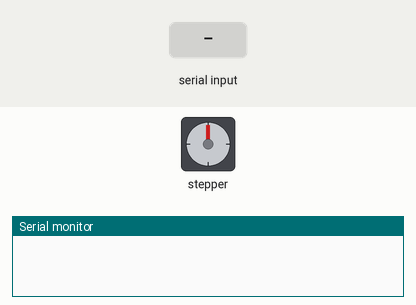
Recording of a sketch running on a simulated Arduino Uno, built with avr-gcc and run on an emulated ATmega328P. Parts: stepper motor, the last lines printed to the serial monitor. The inputs (shaded band) are chosen by the test bench. Stepper angles assume 200 steps per turn.

Above: at 1.3 s.
1.4 s: "90,45\n" received over Serial
At 3.1 s:
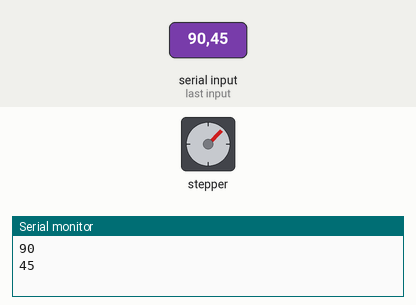
4.4 s: "30,150\n" received over Serial
At 5.9 s:
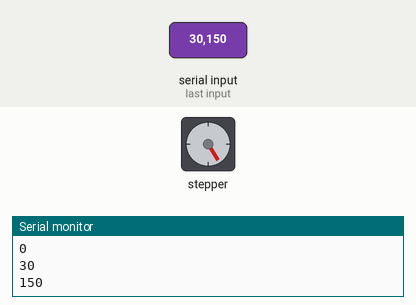
7.4 s: "200\n" received over Serial
At 8.5 s:
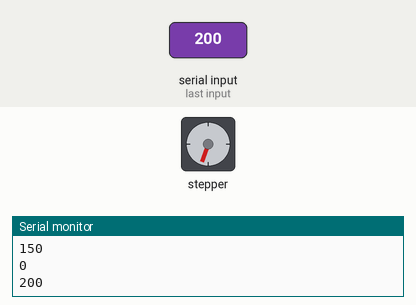
Timing chart, 0 to 11.2 s (numbered marks = the images above; inputs shaded):
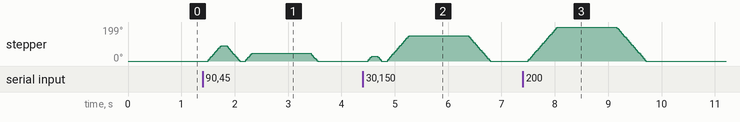

The sketch:

sketch_dec01d.ino
```cpp
#include <Stepper.h>
const int SPR = 200;
Stepper myStepper(SPR, 8, 9);
int Prev = 0;
int Present = 0;

void setup() {
  // put your setup code here, to run once:
  Serial.begin(9600);
  myStepper.setSpeed(60);

  // Puts motors to 12 oclock position
  digitalWrite(8, LOW);
  digitalWrite(9, HIGH);
  delay(100);
}

void loop() {
  // put your main code here, to run repeatedly:
  if (Serial.available() > 0) {
    Present = Serial.parseInt();
    Serial.println(Present);
    myStepper.step((Prev * -1) / 1.8);
    delay(100);
    myStepper.step(Present / 1.8);
    delay(100);
    Prev = Present;
  }
}
```

Measured:
- after the input at 1.4 s, stepper: turns 90° clockwise in 0.24 s, then 90° counter-clockwise in 0.24 s, then 45° clockwise in 0.12 s, then 45° counter-clockwise in 0.12 s
- after the input at 4.4 s, stepper: turns 28° clockwise in 0.06 s, then 28° counter-clockwise in 0.06 s, then 149° clockwise in 0.40 s, then 149° counter-clockwise in 0.40 s
- after the input at 7.4 s, stepper: turns 199° clockwise in 0.54 s, then 199° counter-clockwise in 0.54 s
